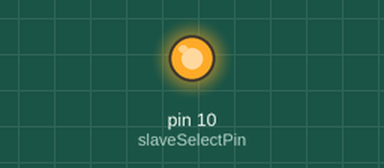
Bench run of a sketch on a simulated Arduino Uno, built with avr-gcc and run on an emulated ATmega328P. Parts: output pins drawn as LEDs (lit = HIGH). What the sketch prints to the serial monitor is not drawn.

Above: at 0.1 s.
Timing chart, 0 to 1.6 s (numbered marks = the images above):
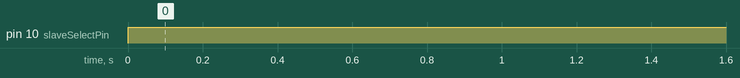

Measured:
- by itself, pin 10 (slaveSelectPin): LOW → HIGH at 0.00 s

The sketch:

spi_device1_script.ino
```cpp
#include <SPI.h>

const int slaveSelectPin = 10;

void setup() {
  Serial.begin(9600);

  // Configure SS as output
  pinMode(slaveSelectPin, OUTPUT);
  digitalWrite(slaveSelectPin, HIGH);

  // Initialize SPI as master
  SPI.begin();
}

void loop() {
  char dataToSend = 'A';  // Data to send to the slave
  char receivedData;

  // Select the slave
  digitalWrite(slaveSelectPin, LOW);

  // Transfer data
  receivedData = SPI.transfer(dataToSend);

  // Deselect the slave
  digitalWrite(slaveSelectPin, HIGH);

  // Print received data
  Serial.print("Received from Slave: ");
  Serial.println(receivedData);

  delay(1000); // 1-second delay
}
```
